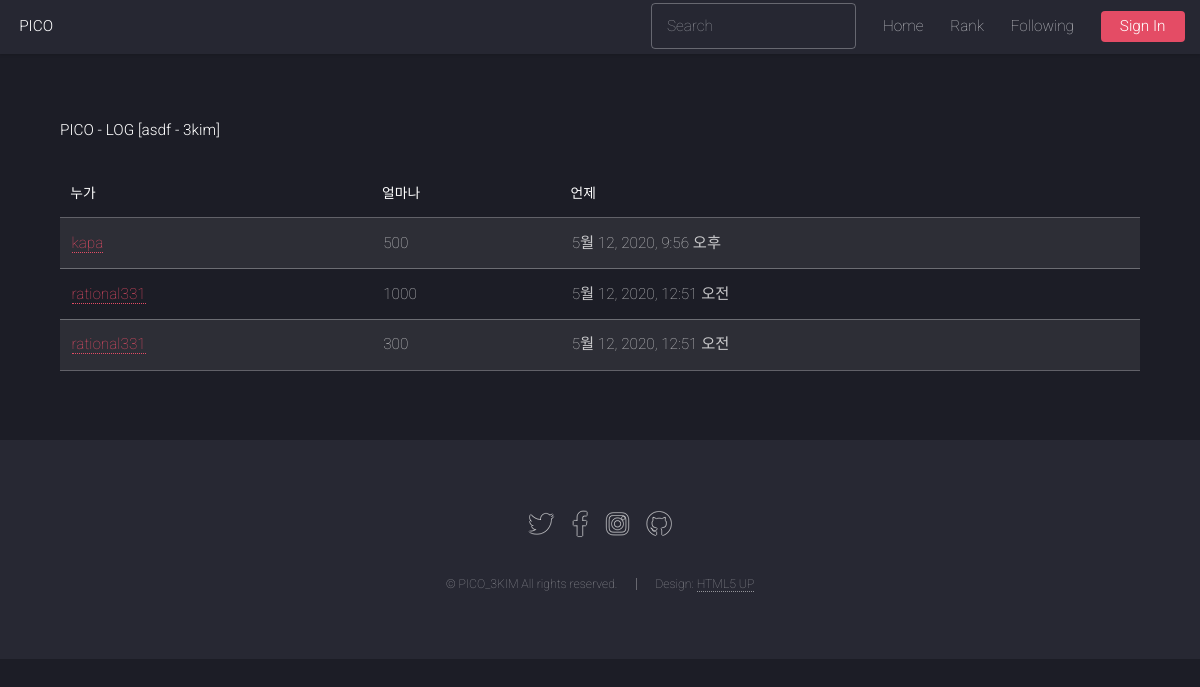
The page /explore/4/log on the database its author committed.
### photo/models.py (models this page shows, shortened)
class Photo(models.Model):
    title = models.CharField('TITLE', max_length=30)
    description = models.TextField('Photo Description', blank=True)
    tags = TaggableManager(blank=True)
    PICOIN = models.PositiveIntegerField(default=0, verbose_name='PICOIN')
    image = models.ImageField('IMAGE', upload_to='SorlPhoto/%Y')
    upload_dt = models.DateTimeField('Upload Date', auto_now_add=True)
    owner = models.ForeignKey(User, on_delete=models.CASCADE, verbose_name='OWNER', blank=True, null=True)

### core/models.py (models this page shows, shortened)
class PhotoicoInfoLog(models.Model):
    photo = models.ForeignKey(Photo, on_delete=models.CASCADE, verbose_name='PHOTO')
    donator = models.ForeignKey(User, on_delete=models.DO_NOTHING, verbose_name='DONATOR', null=True)
    PICOIN = models.PositiveIntegerField(default=0, verbose_name='PICOIN')
    donate_dt = models.DateTimeField('Donation Datetime', auto_now_add=True, null=True)
    class Meta:
        ordering = ('-donate_dt', )

### photo/views.py (the view)
# urls.py: path('<int:pk>/log', views. PhotoPicoLog.as_view(), name='photo_pico_log'),
class PhotoPicoLog(TemplateView):
    template_name = 'photo_donate_list.html'
    def get(self, request, pk):
        photo = None
        try:
            photo = Photo.objects.get(pk=pk)
        except:
            raise Http404()
        logging = PhotoicoInfoLog.objects.filter(photo=photo)
        return render(request, 'photo/photo_donate_list.html', {'object_list': logging, 'photo':photo})

### photo/templates/photo/photo_donate_list.html (shortened to what this page needs)
{% extends "base.html" %}
{% load widget_tweaks %}
{% block content %}
<h1>PICO - LOG [{{ photo.title }} - {{ photo.owner.username }}]</h1>
<br>
<table class="table table-bordered table-condensed table-striped">
    <thead>
        <tr class="table-primary">
            <th>누가</th>
            <th>얼마나</th>
            <th>언제</th>
        </tr>
    </thead>
    <tbody>
        {% for item in object_list %}
        <tr class="table-secondary">
            <td><a href="{% url 'profile' item.donator.username %}">{{ item.donator }}</a></td>
            <td>{{ item.PICOIN }}</td>
            <td>{{ item.donate_dt }}</td>
        </tr>
        {% endfor %}
    </tbody>
</table>
{% endblock %}

### static/assets/css/main.css (style rules this page uses)
html, body, div, span, applet, object, iframe, h1, h2, h3, h4, h5, h6, p, blockquote, pre, a, abbr, acronym, address, big, cite, code, del, dfn, em, img, ins, kbd, q, s, samp, small, strike, strong, sub, sup, tt, var, b, u, i, center, dl, dt, dd, ol, ul, li, fieldset, form, label, legend, table, caption, tbody, tfoot, thead, tr, th, td, article, aside, canvas, details, embed, figure, figcaption, footer, header, hgroup, menu, nav, output, ruby, section, summary, time, mark, audio, video { margin: 0; padding: 0; border: 0; font-size: 100%; font: inherit; vertical-align: baseline; }
body { line-height: 1; }
table { border-collapse: collapse; border-spacing: 0; }
body { -webkit-text-size-adjust: none; }
html { box-sizing: border-box; }
*, *:before, *:after { box-sizing: inherit; }
html, body { background: #1c1d26; }
body, input, select, textarea { color: rgba(255, 255, 255, 0.75); font-family: "Roboto", Helvetica, sans-serif; font-size: 15pt; font-weight: 100; line-height: 1.75em; }
a { -moz-transition: border-color 0.2s ease-in-out, color 0.2s ease-in-out; -webkit-transition: border-color 0.2s ease-in-out, color 0.2s ease-in-out; -ms-transition: border-color 0.2s ease-in-out, color 0.2s ease-in-out; transition: border-color 0.2s ease-in-out, color 0.2s ease-in-out; border-bottom: dotted 1px; color: #e44c65; text-decoration: none; }
h1, h2, h3, h4, h5, h6 { color: #ffffff; font-weight: 300; line-height: 1em; margin: 0 0 1em 0; }
table { margin: 0 0 2em 0; width: 100%; }
table tbody tr { border: solid 1px rgba(255, 255, 255, 0.3); border-left: 0; border-right: 0; }
table tbody tr:nth-child(2n + 1) { background-color: rgba(255, 255, 255, 0.075); }
table td { padding: 0.75em 0.75em; }
table th { color: #ffffff; font-size: 0.9em; font-weight: 300; padding: 0 0.75em 0.75em 0.75em; text-align: left; }
table thead { border-bottom: solid 1px rgba(255, 255, 255, 0.3); }
@media screen and (max-width: 1680px) { body, input, select, textarea { font-size: 13pt; } }
@media screen and (max-width: 1280px) { body, input, select, textarea { font-size: 11.5pt; } }

### rows shown on the page
Photo: title "asdf", owner.username "3kim"
PhotoicoInfoLog: donator "kapa", PICOIN "500", donate_dt "5월 12, 2020, 9:56 오후"
PhotoicoInfoLog: donator "rational331", PICOIN "1000", donate_dt "5월 12, 2020, 12:51 오전"
PhotoicoInfoLog: donator "rational331", PICOIN "300", donate_dt "5월 12, 2020, 12:51 오전"
